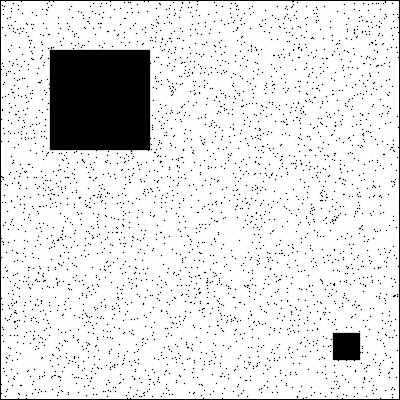
Frame 1 (no input)
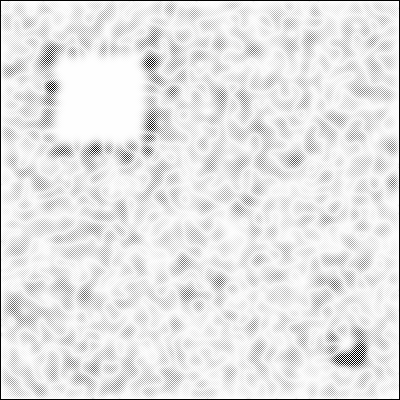
Frame 60 (no input)
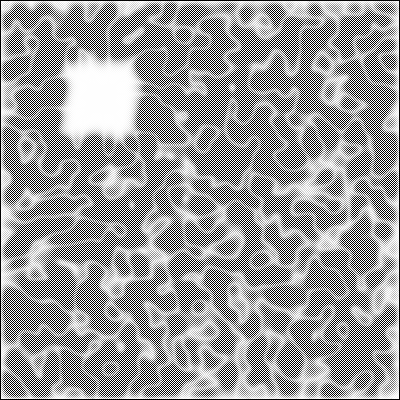
Frame 120 (the mouse pressed at the canvas centre since frame 60)

The p5.js sketch that drew these frames (run headless with seeded random() and noise() and a simulated clock; from frame 60 on, the mouse is pressed at the canvas centre):

// p5.js sketch
// ── sketch.js
//https://www.karlsims.com/rd.html

var grid;
var next;



//play around with these values
//originals: 1, 0.5, 0.055, 0.062
var dA = 1.3
var dB = 0.5
var feed = 0.1
var k = 0.2


function setup() {
  createCanvas(400, 400);
  pixelDensity(1)

  grid = []
  next = []
  for(var x=0;x<width;x++){
    grid[x] = [];
    next[x] = [];
    for(var y=0;y<height;y++){
      grid[x][y] = {a: 1, b:0}
      next[x][y] = {a: 1, b:0}
    } 
  }

  for (var i = 50; i < 150; i++) {
    for (var j = 50; j < 150; j++) {
      grid[i][j].b = 1;
    }
  }

  for (var i = 333; i < 360; i++) {
    for (var j =333; j < 360; j++) {
      grid[i][j].b = 1;
    }
  }

  for(var i = 0; i<4000;i++){
    grid[floor(random(400))][floor(random(400))].b = 1
  }

}

function draw() {
  background(0)

  for(var x=1;x<width-1;x++){
    for(var y=1;y<height-1;y++){
      var a = grid[x][y].a
      var b = grid[x][y].b
      next[x][y].a = a + dA*laplaceA(x,y) - a*b*b + feed*(1-a)
      next[x][y].b = b + dB*laplaceB(x,y) + a*b*b - (k + feed)*b

      next[x][y].a = constrain(next[x][y].a, 0, 1);
      next[x][y].b = constrain(next[x][y].b, 0, 1);
    }
  }

  loadPixels()

  for(var x=1;x<width-1;x++){
    for(var y=1;y<height-1;y++){
      var pix = (x+y*width)*4
      var a = next[x][y].a
      var b = next[x][y].b
      var c = floor((a-b)*255)
      c = constrain(c,0,255)
      pixels[pix+0]=c
      pixels[pix+1]=c
      pixels[pix+2]=c
      pixels[pix+3]=255
    }
  }

  updatePixels(); 

  swap()
}

function swap(){
  var temp=grid
  grid=next;
  next=temp;
}

function laplaceA(x,y){
  var sumA = 0
  sumA +=grid[x][y].a*-1
  sumA +=grid[x-1][y].a*0.2
  sumA +=grid[x+1][y].a*0.2
  sumA +=grid[x][y+1].a*0.2
  sumA +=grid[x][y-1].a*0.2
  sumA +=grid[x-1][y-1].a*0.05
  sumA +=grid[x+1][y-1].a*0.05
  sumA +=grid[x+1][y+1].a*0.05
  sumA +=grid[x-1][y+1].a*0.05
  return sumA
}

function laplaceB(x,y){
  var sumB = 0
  sumB +=grid[x][y].b*-1
  sumB +=grid[x-1][y].b*0.2
  sumB +=grid[x+1][y].b*0.2
  sumB +=grid[x][y+1].b*0.2
  sumB +=grid[x][y-1].b*0.2
  sumB +=grid[x-1][y-1].b*0.05
  sumB +=grid[x+1][y-1].b*0.05
  sumB +=grid[x+1][y+1].b*0.05
  sumB +=grid[x-1][y+1].b*0.05
  return sumB
}
